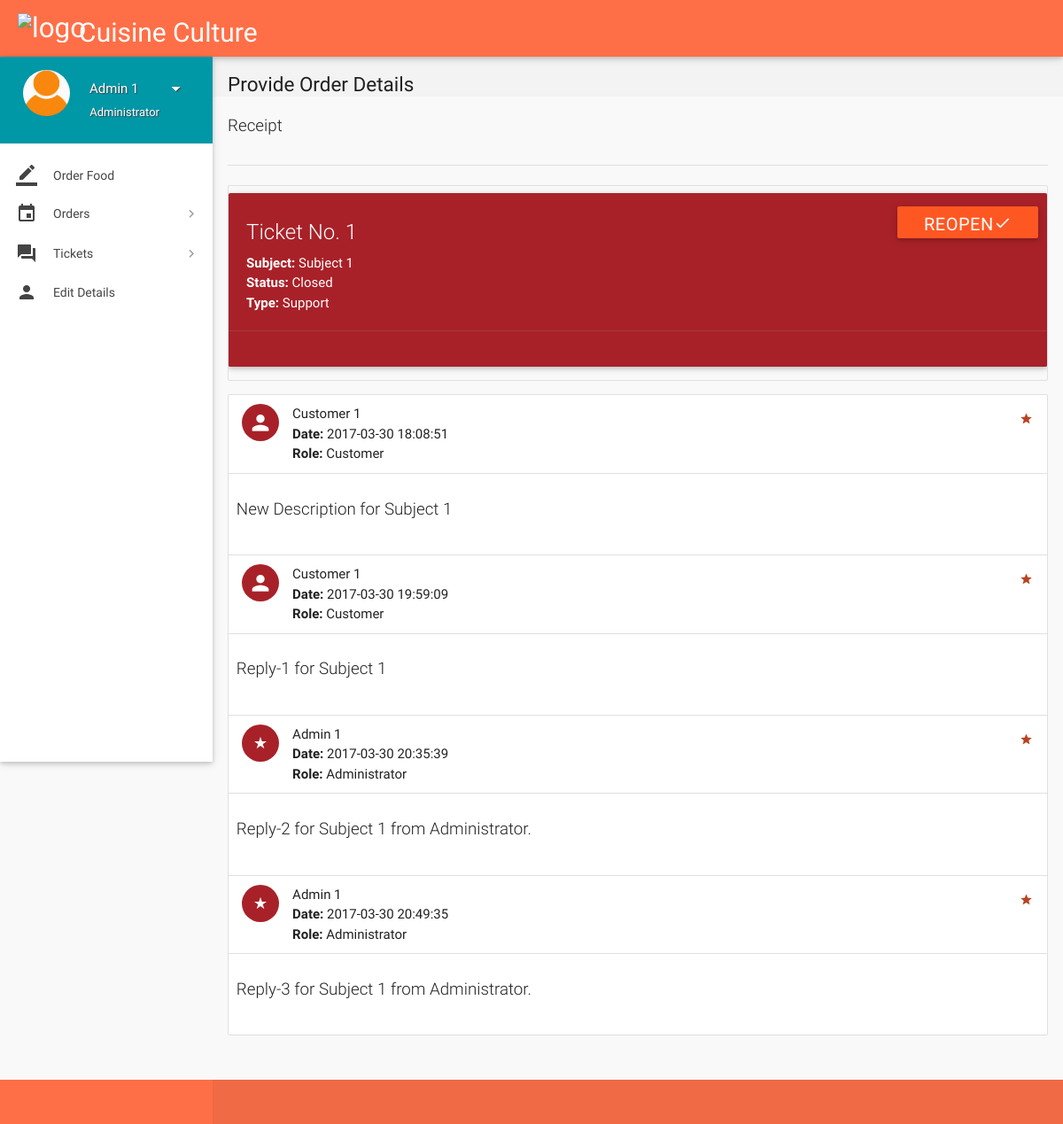
The app's page /view-ticket-admin.php?id=1 (signed in) with its own data.
### tables this page shows
CREATE TABLE `tickets` (
  `id` int(11) NOT NULL,
  `poster_id` int(11) NOT NULL,
  `subject` varchar(100) NOT NULL,
  `description` varchar(3000) NOT NULL,
  `status` varchar(8) NOT NULL DEFAULT 'Open',
  `type` varchar(30) NOT NULL DEFAULT 'Others',
  `date` datetime NOT NULL DEFAULT current_timestamp(),
  `deleted` tinyint(4) NOT NULL DEFAULT 0
);

CREATE TABLE `ticket_details` (
  `id` int(11) NOT NULL,
  `ticket_id` int(11) NOT NULL,
  `user_id` int(11) NOT NULL,
  `description` varchar(1000) NOT NULL,
  `date` datetime NOT NULL DEFAULT current_timestamp()
);

CREATE TABLE `users` (
  `id` int(11) NOT NULL,
  `role` varchar(15) NOT NULL DEFAULT 'Customer',
  `name` varchar(15) NOT NULL,
  `username` varchar(10) NOT NULL,
  `password` varchar(16) NOT NULL,
  `email` varchar(35) DEFAULT NULL,
  `address` varchar(300) DEFAULT NULL,
  `contact` bigint(11) NOT NULL,
  `verified` tinyint(1) NOT NULL DEFAULT 0,
  `deleted` tinyint(4) NOT NULL DEFAULT 0
);

### includes/connect.php (called while the page is built, shortened)
<?php
$name = $_SESSION['name'];
$role = $_SESSION['role'];
?>

### view-ticket-admin.php (the view, shortened to what this page needs)
<?php
include 'includes/connect.php';
$continue=0;
if($_SESSION['admin_sid']==session_id())
{
		$ticket_id = $_GET['id'];
		$sql1 = "SELECT * FROM tickets WHERE id = $ticket_id;";
		if(mysqli_num_rows(mysqli_query($con,$sql1))>0){
			$row  = $con->query($sql1)->fetch_assoc();
			$type = $row['type'];
			$subject = $row['subject'];
			$status = $row['status'];
			$continue=1;
		}
		else
			$continue = 0;
}
if($continue){
?>
<!DOCTYPE html>
<html lang="en">
<head>
  <link href="css/materialize.min.css" type="text/css" rel="stylesheet" media="screen,projection">
  <link href="css/style.min.css" type="text/css" rel="stylesheet" media="screen,projection">
  <link href="css/custom/custom.min.css" type="text/css" rel="stylesheet" media="screen,projection">
  <link href="js/plugins/perfect-scrollbar/perfect-scrollbar.css" type="text/css" rel="stylesheet" media="screen,projection">
</head>
<body>
  <header id="header" class="page-topbar">
        <div class="navbar-fixed">
            <nav class="navbar-color"  style = "background-color : #ff6f47;">
                <div class="nav-wrapper">
                    <ul class="left">
                      <li><h1 class="logo-wrapper"><a href="index.php" class="brand-logo darken-1"><img src="https://image.flaticon.com/icons/png/512/45/45200.png" alt="logo" style="height:50px; width:65px;" ></a> <span class="logo-text">Logo</span></h1></li>
                    <h1>&nbsp&nbsp&nbsp&nbsp&nbsp&nbsp&nbsp&nbsp&nbsp&nbsp&nbsp&nbspCuisine Culture</h1>
                    </ul>
                </div>
            </nav>
        </div>
  </header>
  <div id="main">
    <div class="wrapper">
      <aside id="left-sidebar-nav">
        <ul id="slide-out" class="side-nav fixed leftside-navigation">
            <li class="user-details cyan darken-2">
            <div class="row">
                <div class="col col s4 m4 l4">
                    <img src="images/avatar1.jpg" alt=""  class="circle responsive-img valign profile-image">
                </div>
                <div class="col col s8 m8 l8">
                    <a class="btn-flat dropdown-button waves-effect waves-light white-text profile-btn" href="#" data-activates="profile-dropdown"><?php echo $name;?> <i class="mdi-navigation-arrow-drop-down right"></i></a>
                    <p class="user-roal"><?php echo $role;?></p>
                </div>
            </div>
            </li>
            <li class="bold"><a href="index.php" class="waves-effect waves-cyan"><i class="mdi-editor-border-color"></i> Order Food</a>
            </li>
                <li class="no-padding">
                    <ul class="collapsible collapsible-accordion">
                        <li class="bold"><a class="collapsible-header waves-effect waves-cyan"><i class="mdi-editor-insert-invitation"></i> Orders</a>
                        </li>
                    </ul>
                </li>
                 <li class="no-padding">
                    <ul class="collapsible collapsible-accordion">
                        <li class="bold"><a class="collapsible-header waves-effect waves-cyan"><i class="mdi-action-question-answer"></i> Tickets</a>
                        </li>
                    </ul>
                </li>
            <li class="bold"><a href="details.php" class="waves-effect waves-cyan"><i class="mdi-social-person"></i> Edit Details</a>
            </li>
        </ul>
        </aside>
      <section id="content">
        <div id="breadcrumbs-wrapper">
          <div class="container">
            <div class="row">
              <div class="col s12 m12 l12">
                <h5 class="breadcrumbs-title">Provide Order Details</h5>
              </div>
            </div>
          </div>
        </div>
        <div class="container">
          <p class="caption">Receipt</p>
          <div class="divider"></div>
<div class="section">
                                <?php
								echo '<ul id="task-card" class="collection with-header">
									<div id="card-alert" class="card cyan">
										<div class="card-content white-text">
										<span class="card-title white-text darken-1">Ticket No. '.$ticket_id.'</span>
										<p><strong>Subject: </strong>'.$subject.'</p>
										<p><strong>Status: </strong>'.$status.'</p>
										<p><strong>Type: </strong>'.$type.'</p>
										</div>
										<div class="card-action cyan">
										<form method="post" action="routers/ticket-status.php">
										<input type="hidden" name="ticket_id" value="'.$ticket_id.'">
										<input type="hidden" name="status" value="'.($status != 'Closed' ? 'Closed' : 'Open').'">
										<button style="  background: #ff6f47;" class="waves-effect waves-light deep-orange btn white-text" type="submit" name="action">'
										.($status != 'Closed' ? 'Close<i class="mdi-navigation-close"></i>' : 'Reopen<i class="mdi-navigation-check"></i>').'
										</button>
										</form>
										</div>
									</div>
                                </ul>';
								echo '<ul id="issues-collection" class="collection">';
								$sql1 = mysqli_query($con, "SELECT * from ticket_details WHERE ticket_id = $ticket_id;");
								while($row1 = mysqli_fetch_array($sql1)){
									$sql2 = "SELECT * FROM users WHERE id = ".$row1['user_id'].";";
									if(mysqli_num_rows(mysqli_query($con,$sql2))>0){
										$row2  = $con->query($sql2)->fetch_assoc();
										$name = $row2['name'];
										$role1 = $row2['role'];
									}
								  echo '
								  <li class="collection-item avatar">
									  <i class="'.($role1=='Administrator' ? 'mdi-action-star-rate' : 'mdi-social-person').' cyan circle"></i>
									  <span class="collection-header"> '.$name.'</span>
									  <p><strong>Date:</strong> '.$row1['date'].'</p>
									  <p><strong>Role:</strong> '.$role1.'</p>
									  <a href="#" class="secondary-content">
									  <i class="mdi-action-grade"></i></a>
								  </li>
								  <li class="collection-item">
									  <div class="row">
									  <p class="caption">'.$row1['description'].'</p>
									  </div>
									  </li>';
								}
							  echo '</ul>';
								?>
          </div>
              </div>
            </div>
        </div>
  <footer class="page-footer"  style = "background-color : #ff6f47;">
    <div class="footer-copyright">
    </div>
  </footer>
</body>
</html>
<?php
	}
?>

### records on screen
tickets: subject "Subject 1", status "Closed", type "Support"
ticket_details: user.name "Customer 1", date "2017-03-30 18:08:51", user.role "Customer", description "New Description for Subject 1"
ticket_details: user.name "Customer 1", date "2017-03-30 19:59:09", user.role "Customer", description "Reply-1 for Subject 1"
ticket_details: user.name "Admin 1", date "2017-03-30 20:35:39", user.role "Administrator", description "Reply-2 for Subject 1 from Administrator."
ticket_details: user.name "Admin 1", date "2017-03-30 20:49:35", user.role "Administrator", description "Reply-3 for Subject 1 from Administrator."

### other values on screen
$name "Admin 1"
$role "Administrator"
$ticket_id "1"
